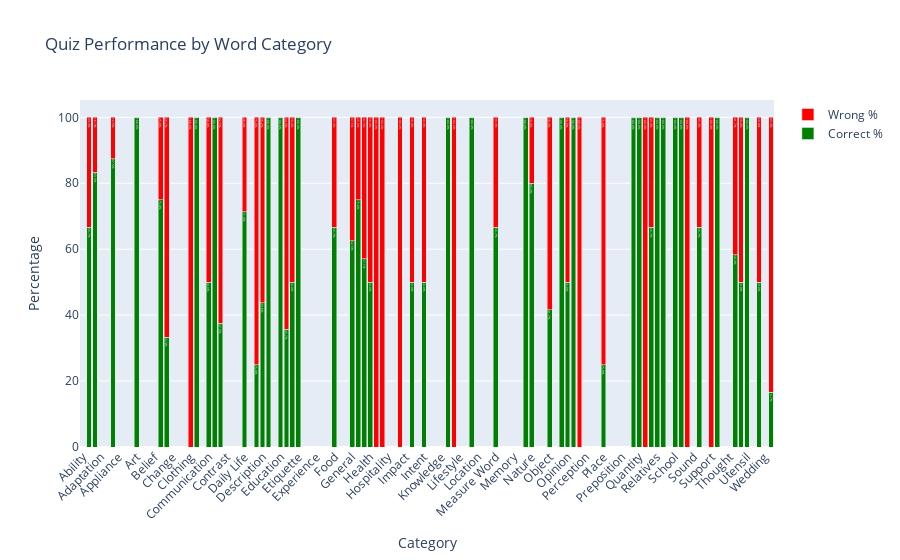

Notebook cell for this chart:
### Code cell
# Test create_category_performance_chart
fig_category = create_category_performance_chart(df_prepared)
print(f"create_category_performance_chart test:")
print(f"  - Returns Figure: {type(fig_category).__name__}")
print(f"  - Number of traces: {len(fig_category.data)}")
fig_category.show()

### Figure 1 — Plotly figure (JSON) as saved in the notebook; plotly's stock layout.template omitted (floating-point values rounded to 4 significant figures)
{"data": [{"marker": {"color": "green"}, "name": "Correct %", "text": ["0.0%", "66.7%", "83.3%", "0.0%", "0.0%", "87.5%", "0.0%", "0.0%", "0.0%", "100.0%", "0.0%", "0.0%", "0.0%", "75.0%", "33.3%", "0.0%", "0.0%", "0.0%", "0.0%", "100.0%", "0.0%", "50.0%", "100.0%", "37.5%", "0.0%", "0.0%", "0.0%", "71.4%", "0.0%", "25.0%", "43.8%", "100.0%", "0.0%", "100.0%", "35.7%", "50.0%", "100.0%", "0.0%", "0.0%", "0.0%", "0.0%", "0.0%", "66.7%", "0.0%", "0.0%", "62.5%", "75.0%", "57.1%", "50.0%", "0.0%", "0.0%", "0.0%", "0.0%", "0.0%", "0.0%", "50.0%", "0.0%", "50.0%", "0.0%", "0.0%", "0.0%", "100.0%", "0.0%", "0.0%", "0.0%", "100.0%", "0.0%", "0.0%", "0.0%", "66.7%", "0.0%", "0.0%", "0.0%", "0.0%", "100.0%", "80.0%", "0.0%", "0.0%", "41.7%", "0.0%", "100.0%", "50.0%", "100.0%", "0.0%", "0.0%", "0.0%", "0.0%", "25.0%", "0.0%", "0.0%", "0.0%", "0.0%", "100.0%", "100.0%", "0.0%", "66.7%", "100.0%", "100.0%", "0.0%", "100.0%", "100.0%", "0.0%", "0.0%", "66.7%", "0.0%", "0.0%", "100.0%", "0.0%", "0.0%", "58.3%", "50.0%", "100.0%", "0.0%", "50.0%", "0.0%", "16.7%"], "textposition": "inside", "type": "bar", "x": ["Ability", "Action", "Activity", "Adaptation", "Agriculture", "Animal", "Appliance", "Archaeology", "Architecture", "Art", "Attention", "Behavior", "Belief", "Body", "Business", "Change", "Character", "Classroom", "Clothing", "Color", "Commitment", "Communication", "Commute", "Concept", "Contrast", "Cooperation", "Culture", "Daily Life", "Defense", "Degree", "Description", "Direction", "Economics", "Education", "Emotion", "Entertainment", "Etiquette", "Event", "Expectation", "Experience", "Expression", "Fashion", "Food", "Frequency", "Furniture", "General", "Geography", "Grammar", "Health", "Hobby", "Holidays", "Hospitality", "Identity", "Idiom", "Impact", "Information", "Intensity", "Intent", "Interaction", "Investigation", "Knowledge", "Language", "Law", "Lifestyle", "Literary", "Literature", "Location", "Material", "Mathematics", "Measure Word", "Measurement", "Mediation", "Memory", "Military", "Music", "Nature", "Necessity", "News", "Object", "Observation", "Occupation", "Opinion", "Opportunity", "Organization", "Perception", "Permission", "Philosophy", "Place", "Plant", "Preference", "Preposition", "Produce", "Progress", "Quantity", "Question", "Relationship", "Relatives", "Responsibility", "Risk", "School", "Science", "Separation", "Sound", "Sports", "Strategy", "Support", "Technology", "Texture", "Thought", "Time", "Travel", "Utensil", "Value", "Weather", "Wedding", "Work"], "y": [0, 66.67, 83.33, 0, 0, 87.5, 0, 0, 0, 100, 0, 0, 0, 75, 33.33, 0, 0, 0, 0, 100, 0, 50, 100, 37.5, 0, 0, 0, 71.43, 0, 25, 43.75, 100, 0, 100, 35.71, 50, 100, 0, 0, 0, 0, 0, 66.67, 0, 0, 62.5, 75, 57.14, 50, 0, 0, 0, 0, 0, 0, 50, 0, 50, 0, 0, 0, 100, 0, 0, 0, 100, 0, 0, 0, 66.67, 0, 0, 0, 0, 100, 80, 0, 0, 41.67, 0, 100, 50, 100, 0, 0, 0, 0, 25, 0, 0, 0, 0, 100, 100, 0, 66.67, 100, 100, 0, 100, 100, 0, 0, 66.67, 0, 0, 100, 0, 0, 58.33, 50, 100, 0, 50, 0, 16.67]}, {"marker": {"color": "red"}, "name": "Wrong %", "text": ["0.0%", "33.3%", "16.7%", "0.0%", "0.0%", "12.5%", "0.0%", "0.0%", "0.0%", "0.0%", "0.0%", "0.0%", "0.0%", "25.0%", "66.7%", "0.0%", "0.0%", "0.0%", "100.0%", "0.0%", "0.0%", "50.0%", "0.0%", "62.5%", "0.0%", "0.0%", "0.0%", "28.6%", "0.0%", "75.0%", "56.2%", "0.0%", "0.0%", "0.0%", "64.3%", "50.0%", "0.0%", "0.0%", "0.0%", "0.0%", "0.0%", "0.0%", "33.3%", "0.0%", "0.0%", "37.5%", "25.0%", "42.9%", "50.0%", "100.0%", "100.0%", "0.0%", "0.0%", "100.0%", "0.0%", "50.0%", "0.0%", "50.0%", "0.0%", "0.0%", "0.0%", "0.0%", "100.0%", "0.0%", "0.0%", "0.0%", "0.0%", "0.0%", "0.0%", "33.3%", "0.0%", "0.0%", "0.0%", "0.0%", "0.0%", "20.0%", "0.0%", "0.0%", "58.3%", "0.0%", "0.0%", "50.0%", "0.0%", "100.0%", "0.0%", "0.0%", "0.0%", "75.0%", "0.0%", "0.0%", "0.0%", "0.0%", "0.0%", "0.0%", "100.0%", "33.3%", "0.0%", "0.0%", "0.0%", "0.0%", "0.0%", "100.0%", "0.0%", "33.3%", "0.0%", "100.0%", "0.0%", "0.0%", "0.0%", "41.7%", "50.0%", "0.0%", "0.0%", "50.0%", "0.0%", "83.3%"], "textposition": "inside", "type": "bar", "x": ["Ability", "Action", "Activity", "Adaptation", "Agriculture", "Animal", "Appliance", "Archaeology", "Architecture", "Art", "Attention", "Behavior", "Belief", "Body", "Business", "Change", "Character", "Classroom", "Clothing", "Color", "Commitment", "Communication", "Commute", "Concept", "Contrast", "Cooperation", "Culture", "Daily Life", "Defense", "Degree", "Description", "Direction", "Economics", "Education", "Emotion", "Entertainment", "Etiquette", "Event", "Expectation", "Experience", "Expression", "Fashion", "Food", "Frequency", "Furniture", "General", "Geography", "Grammar", "Health", "Hobby", "Holidays", "Hospitality", "Identity", "Idiom", "Impact", "Information", "Intensity", "Intent", "Interaction", "Investigation", "Knowledge", "Language", "Law", "Lifestyle", "Literary", "Literature", "Location", "Material", "Mathematics", "Measure Word", "Measurement", "Mediation", "Memory", "Military", "Music", "Nature", "Necessity", "News", "Object", "Observation", "Occupation", "Opinion", "Opportunity", "Organization", "Perception", "Permission", "Philosophy", "Place", "Plant", "Preference", "Preposition", "Produce", "Progress", "Quantity", "Question", "Relationship", "Relatives", "Responsibility", "Risk", "School", "Science", "Separation", "Sound", "Sports", "Strategy", "Support", "Technology", "Texture", "Thought", "Time", "Travel", "Utensil", "Value", "Weather", "Wedding", "Work"], "y": [0, 33.33, 16.67, 0, 0, 12.5, 0, 0, 0, 0, 0, 0, 0, 25, 66.67, 0, 0, 0, 100, 0, 0, 50, 0, 62.5, 0, 0, 0, 28.57, 0, 75, 56.25, 0, 0, 0, 64.29, 50, 0, 0, 0, 0, 0, 0, 33.33, 0, 0, 37.5, 25, 42.86, 50, 100, 100, 0, 0, 100, 0, 50, 0, 50, 0, 0, 0, 0, 100, 0, 0, 0, 0, 0, 0, 33.33, 0, 0, 0, 0, 0, 20, 0, 0, 58.33, 0, 0, 50, 0, 100, 0, 0, 0, 75, 0, 0, 0, 0, 0, 0, 100, 33.33, 0, 0, 0, 0, 0, 100, 0, 33.33, 0, 100, 0, 0, 0, 41.67, 50, 0, 0, 50, 0, 83.33]}], "layout": {"barmode": "stack", "title": {"text": "Quiz Performance by Word Category"}, "xaxis": {"tickangle": -45, "title": {"text": "Category"}}, "yaxis": {"title": {"text": "Percentage"}}}}
